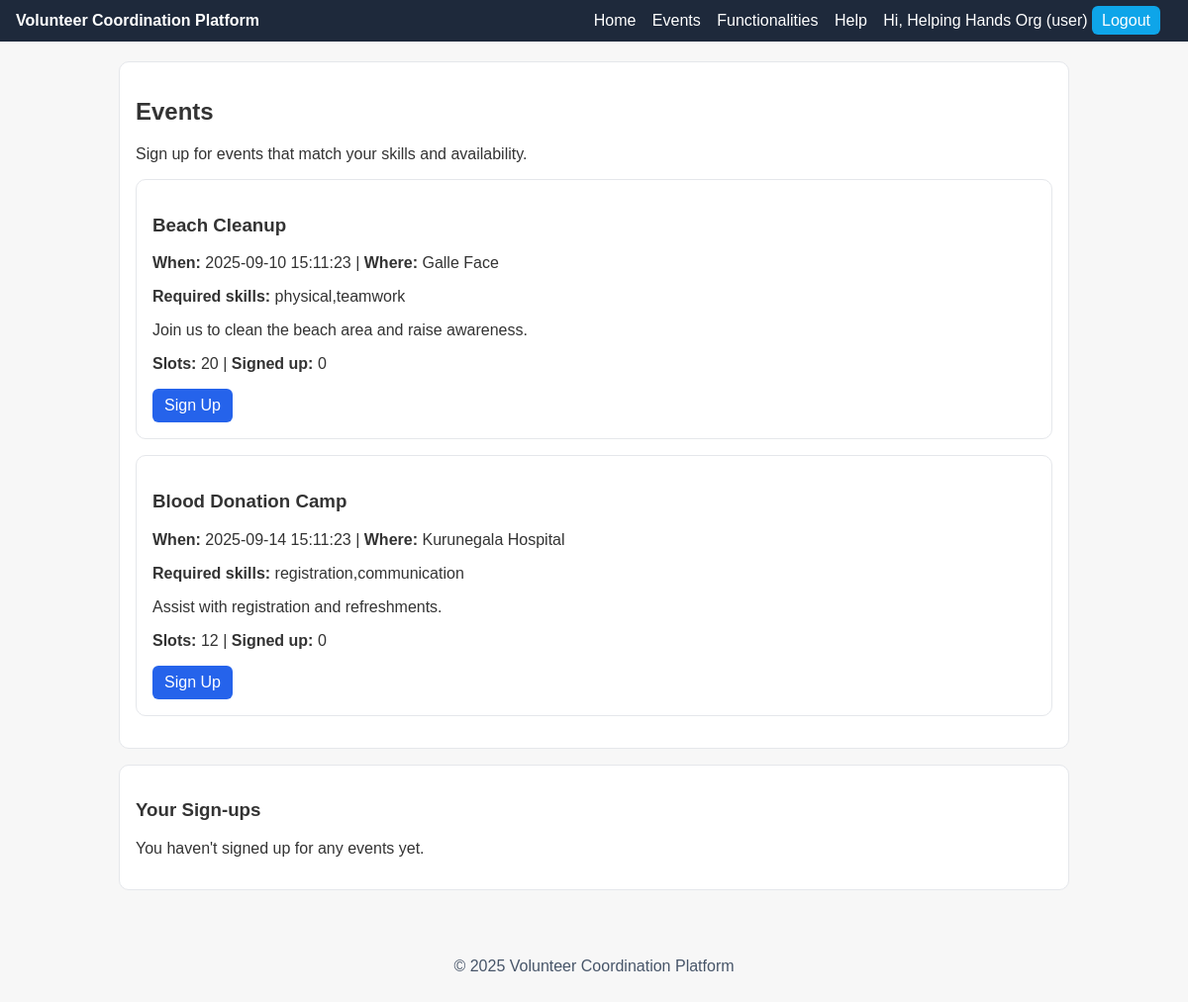
The page /events.php (signed in) on the database its author committed.
### tables this page shows
CREATE TABLE events (
  id INT AUTO_INCREMENT PRIMARY KEY,
  title VARCHAR(150) NOT NULL,
  description VARCHAR(500) DEFAULT NULL,
  event_time DATETIME NOT NULL,
  location VARCHAR(150) NOT NULL,
  required_skills VARCHAR(255) DEFAULT NULL,
  slots INT NOT NULL DEFAULT 10,
  created_by INT NOT NULL,
  created_at TIMESTAMP DEFAULT CURRENT_TIMESTAMP,
  FOREIGN KEY (created_by) REFERENCES users(id) ON DELETE CASCADE
);

### auth.php (called while the page is built, shortened)
<?php
function current_user() {
    return $_SESSION['user'] ?? null;
}
?>

### events.php (the view, shortened to what this page needs)
<?php
require_once 'db.php';
require_once 'auth.php';
include 'header.php';
$uid = current_user()['id'];
?>
<div class="card">
  <h2>Events</h2>
  <p>Sign up for events that match your skills and availability.</p>
  <?php
    $events = $conn->query("
      SELECT e.*,
             EXISTS(SELECT 1 FROM assignments a WHERE a.event_id=e.id AND a.user_id={$uid}) AS joined,
             (SELECT COUNT(*) FROM assignments a WHERE a.event_id=e.id) AS signed_up
      FROM events e
      ORDER BY e.event_time ASC
    ");
    if ($events && $events->num_rows > 0):
      while ($e = $events->fetch_assoc()):
  ?>
  <div id="event-<?php echo $e['id']; ?>" class="card">
    <h3><?php echo htmlspecialchars($e['title']); ?></h3>
    <p><strong>When:</strong> <?php echo htmlspecialchars($e['event_time']); ?> |
       <strong>Where:</strong> <?php echo htmlspecialchars($e['location']); ?></p>
    <p><strong>Required skills:</strong> <?php echo htmlspecialchars($e['required_skills']); ?></p>
    <p><?php echo htmlspecialchars($e['description']); ?></p>
    <p><strong>Slots:</strong> <?php echo (int)$e['slots']; ?> |
       <strong>Signed up:</strong> <?php echo (int)$e['signed_up']; ?></p>
    <?php if ($e['joined']): ?>
      <a class="btn secondary" href="signup_event.php?action=cancel&event_id=<?php echo $e['id']; ?>">Cancel Sign-up</a>
    <?php elseif ((int)$e['signed_up'] < (int)$e['slots']): ?>
      <a class="btn" href="signup_event.php?action=join&event_id=<?php echo $e['id']; ?>">Sign Up</a>
    <?php else: ?>
      <em>Event is full</em>
    <?php endif; ?>
  </div>
  <?php
      endwhile;
    else:
      echo "<p>No events available.</p>";
    endif;
  ?>
</div>
<div class="card">
  <h3>Your Sign-ups</h3>
  <?php
    $mine = $conn->query("
      SELECT e.id, e.title, e.event_time, e.location
      FROM assignments a
      JOIN events e ON e.id = a.event_id
      WHERE a.user_id = {$uid}
      ORDER BY e.event_time ASC
    ");
    if ($mine && $mine->num_rows > 0):
  ?>
    <table class="table">
      <tr><th>Title</th><th>When</th><th>Where</th><th>Action</th></tr>
      <?php while ($m = $mine->fetch_assoc()): ?>
        <tr>
          <td><?php echo htmlspecialchars($m['title']); ?></td>
          <td><?php echo htmlspecialchars($m['event_time']); ?></td>
          <td><?php echo htmlspecialchars($m['location']); ?></td>
          <td><a class="btn secondary" href="signup_event.php?action=cancel&event_id=<?php echo $m['id']; ?>">Cancel</a></td>
        </tr>
      <?php endwhile; ?>
    </table>
  <?php else: ?>
    <p>You haven't signed up for any events yet.</p>
  <?php endif; ?>
</div>
<?php include 'footer.php'; ?>

### styles.css (style rules this page uses)
* { box-sizing: border-box; font-family: Arial, sans-serif; }
body { margin: 0; background: #f7f7f7; color: #333; }
.card { background: #fff; border: 1px solid #e5e7eb; border-radius: 10px; padding: 16px; margin-bottom: 16px; }
.btn { display: inline-block; padding: 8px 12px; border-radius: 6px; background: #2563eb; color: #fff; text-decoration: none; }

### rows shown on the page
events: title "Beach Cleanup", event_time "2025-09-10 15:11:23", location "Galle Face", required_skills "physical,teamwork", description "Join us to clean the beach area and raise awareness.", slots "20", signed_up "0"
events: title "Blood Donation Camp", event_time "2025-09-14 15:11:23", location "Kurunegala Hospital", required_skills "registration,communication", description "Assist with registration and refreshments.", slots "12", signed_up "0"

### other values the page prints
current_user()['name'] "Helping Hands Org"
current_user()['role'] "user"
